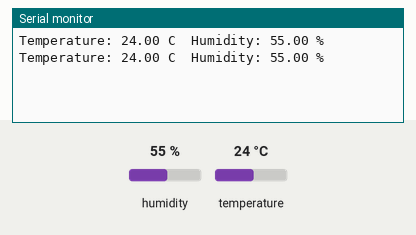
The sketch below on a simulated Arduino Uno, built with avr-gcc and run on an emulated ATmega328P. Shown: the last lines printed to the serial monitor. The test bench sets the inputs (shaded band); at power-on: humidity 55 %, temperature 24 °C.

Above: at 4.8 s.
4.9 s: humidity set to 22 %
At 7.5 s:
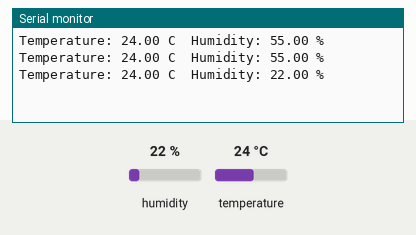
7.9 s: temperature set to 12 °C
At 9.2 s:
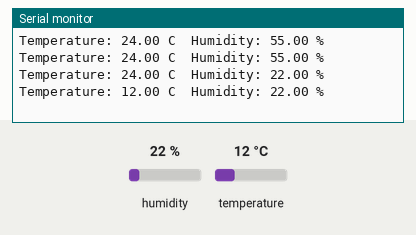
10.9 s: humidity set to 40 %
At 12.7 s:
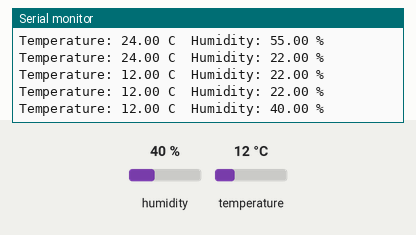
Timing chart, 0 to 14.2 s (numbered marks = the images above; inputs shaded):
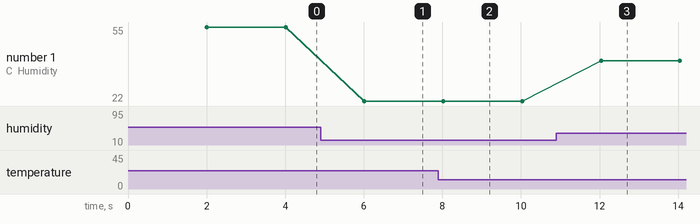

Measured:
- after the input at 4.9 s, the serial monitor: prints a new line after 1.1 s (image 1)
- after the input at 7.9 s, the serial monitor: prints a new line after 0.12 s (image 2)
- after the input at 10.9 s, the serial monitor: prints a new line after 1.1 s (image 3)
- plotted number 1: 55 → 22 after the input at 4.9 s, 22 → 40 after the input at 10.9 s

The sketch:

sketch.ino
```cpp
// Task 2: Temperature & humidity reading (Arduino Uno)
// Wokwi's built-in sensor is the DHT22, so DHTTYPE is DHT22 here.
// For a real DHT11, change DHTTYPE to DHT11 (wiring is identical).
#include "DHT.h"

const int DHT_PIN = 2;
#define DHTTYPE DHT22

DHT dht(DHT_PIN, DHTTYPE);

void setup() {
  Serial.begin(9600);
  dht.begin();
}

void loop() {
  delay(2000);
  float h = dht.readHumidity();
  float t = dht.readTemperature();

  if (isnan(h) || isnan(t)) {
    Serial.println("Sensor read failed");
    return;
  }
  Serial.print("Temperature: ");
  Serial.print(t);
  Serial.print(" C  Humidity: ");
  Serial.print(h);
  Serial.println(" %");
}
```
